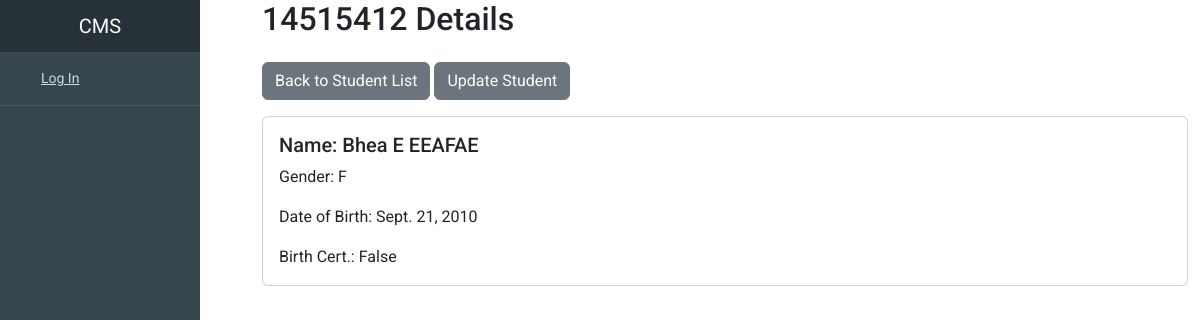
The page /student/2/ on the database its author committed.
### student/models.py (models this page shows, shortened)
class Student(models.Model):
    lrn = models.CharField(max_length=20, unique=True)
    firstname = models.CharField(max_length=100)
    middlename = models.CharField(max_length=100)
    lastname = models.CharField(max_length=100)
    complete_name = models.CharField(max_length=100)
    gender = models.CharField(max_length=10, choices=Gender_Choices, default='F')
    date_of_birth = models.DateField()
    birth_cert = models.BooleanField(default=False, verbose_name='Birth Certificate')
    attendance = models.IntegerField(default=0, verbose_name='Daily Attendance')

### student/views.py (the view)
# urls.py: path('<int:pk>/', StudentDetailView.as_view(), name='student-detail'),
class StudentDetailView(DetailView):
    model = Student
    template_name = 'student/student_detail.html'
    context_object_name = 'student'

### student/templates/student/student_detail.html
{% extends 'student/base.html' %}
{% block content %}
    <h2>{{ student.lrn }} Details</h2>
    <a href="{% url 'student-list' %}" class="btn btn-secondary mt-3">Back to Student List</a>
    <a href="{% url 'student-update' student.id %}" class="btn btn-secondary mt-3">Update Student</a>
    <div class="card mt-3">
        <div class="card-body">
            <h5 class="card-title">Name: {{ student.complete_name }}</h5>
            <p class="card-text">Gender: {{ student.gender }}</p>
            <p class="card-text">Date of Birth: {{ student.date_of_birth }}</p>
            <p class="card-text">Birth Cert.: {{ student.birth_cert }}</p>
        </div>
    </div>
{% endblock content %}

### student/static/student/main.css (style rules this page uses)
body { overflow-x: hidden; font-family: 'Roboto', sans-serif; font-size: 16px; }

### rows shown on the page
Student: lrn "14515412", complete_name "Bhea E EEAFAE", gender "F", date_of_birth "Sept. 21, 2010", birth_cert "False"
